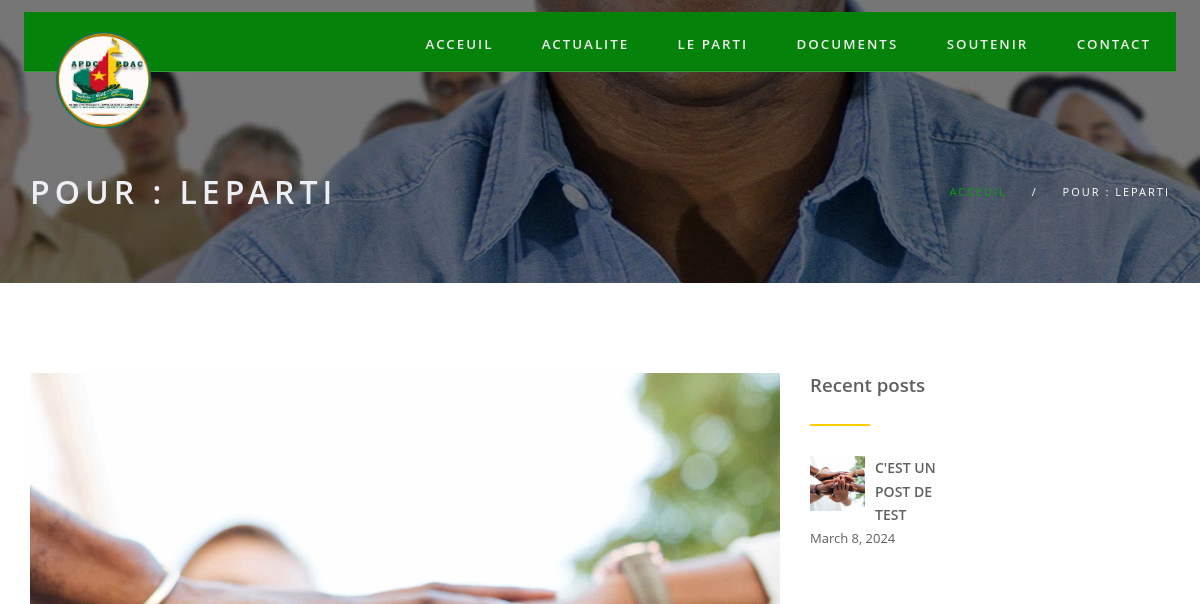
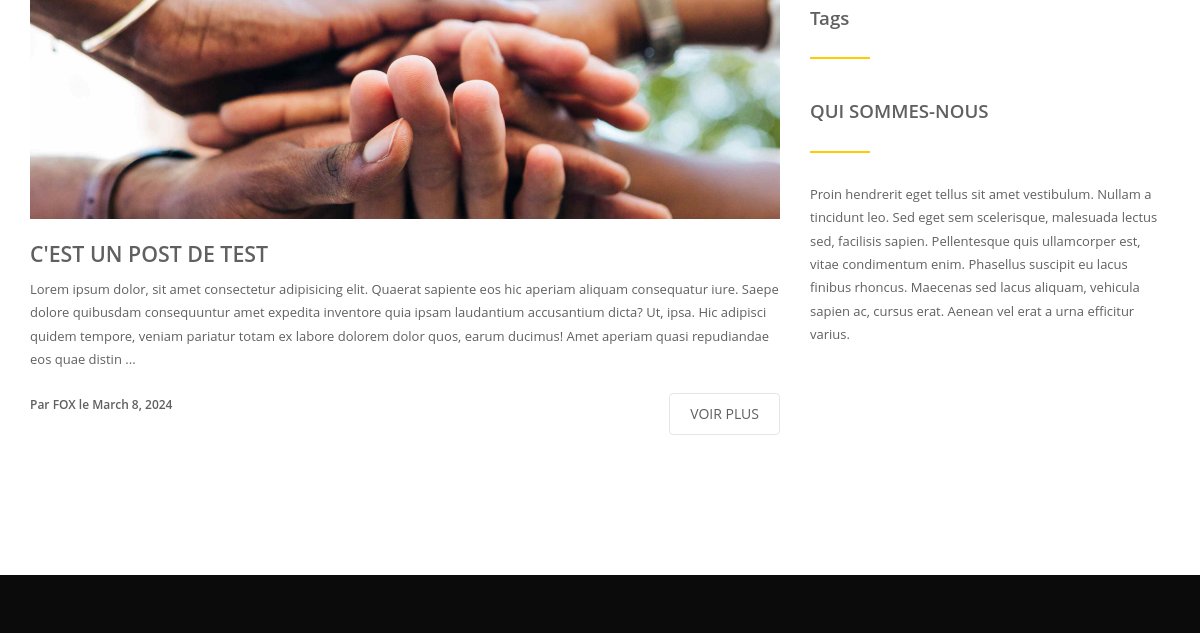
/blog/leparti/, run on an earlier commit of the app's database (2 pictures, top to bottom).
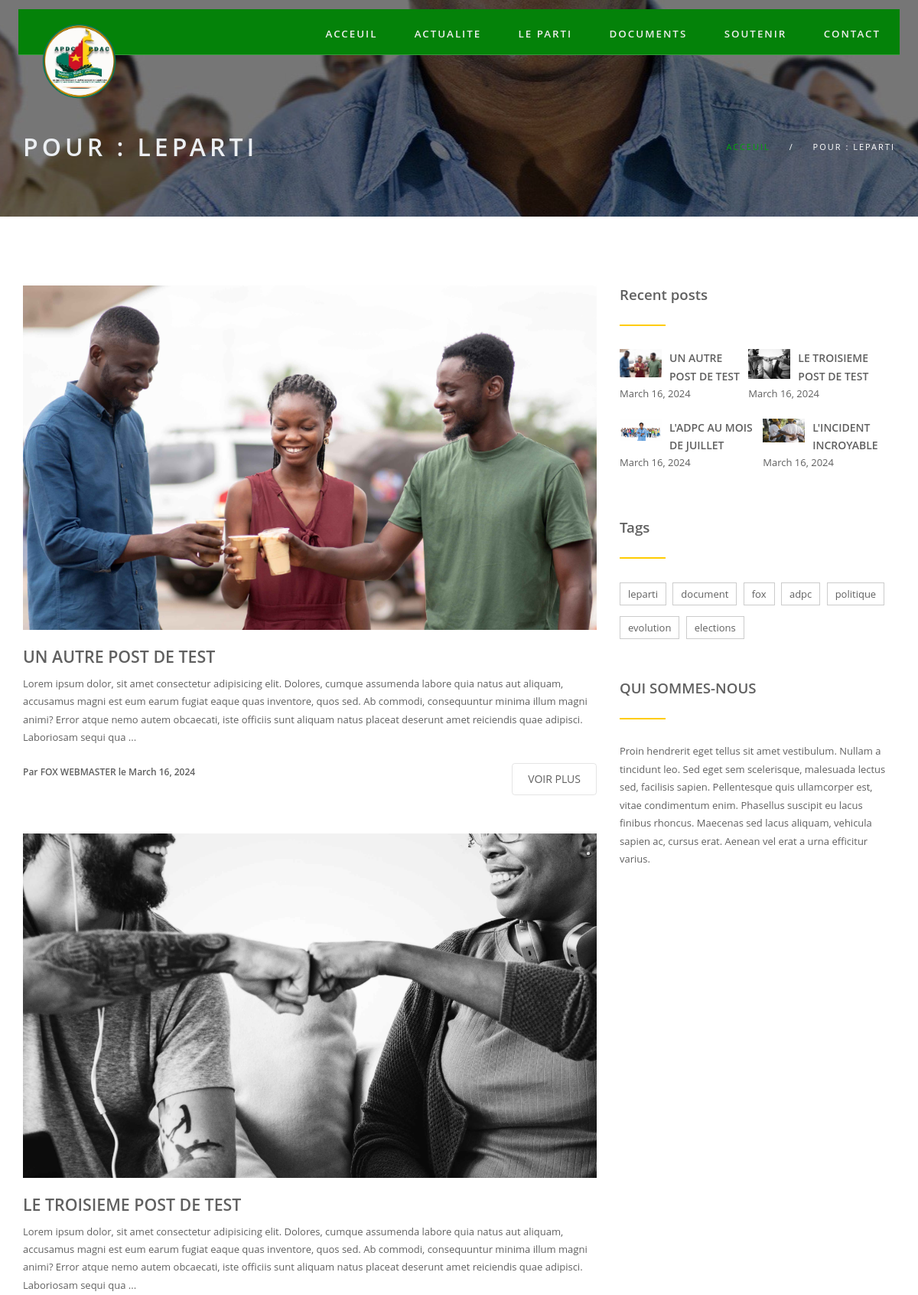
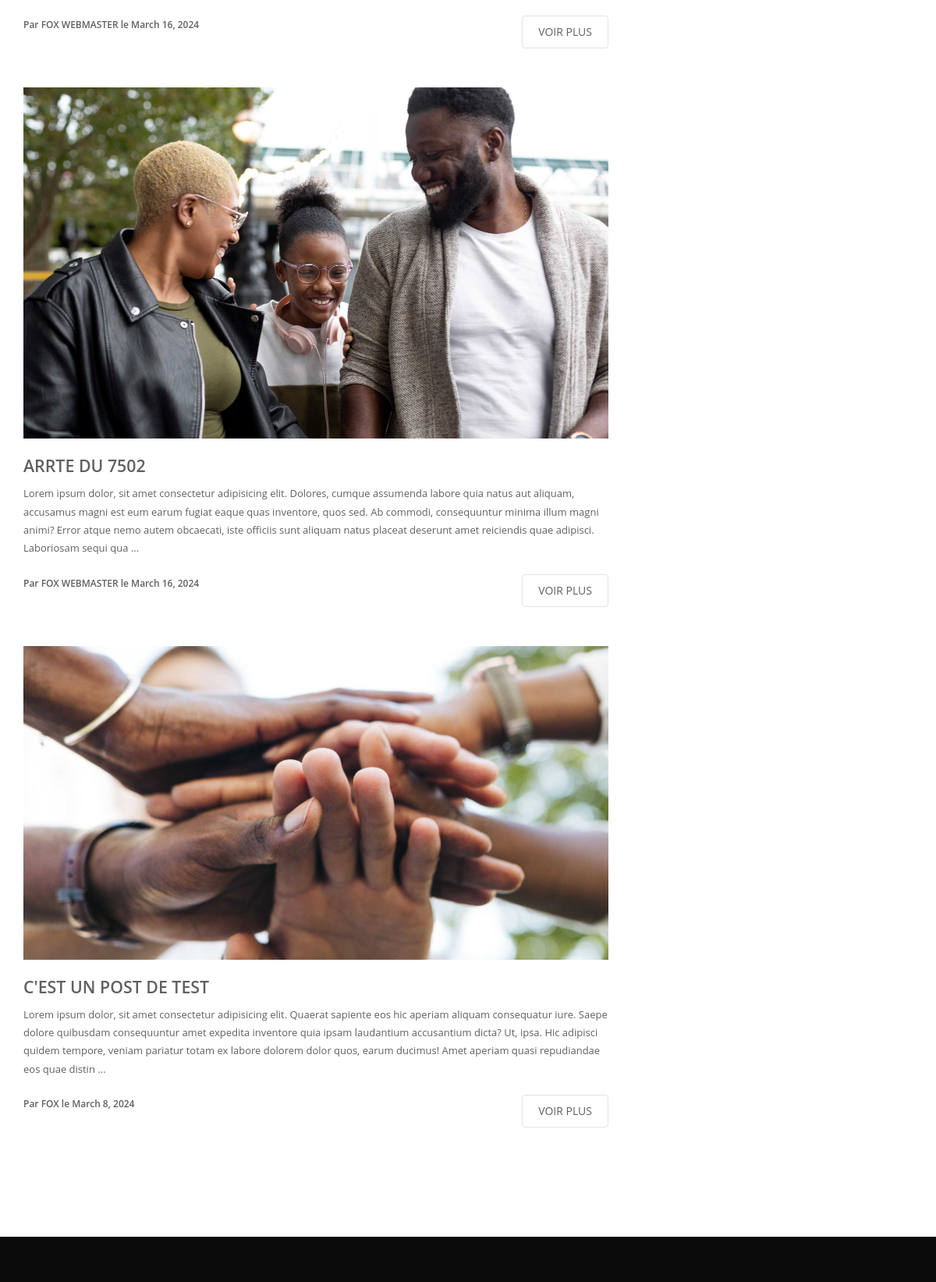
And on a later commit of the database (2 pictures, top to bottom).
### ADPC_APP/models.py (models this page shows, shortened)
class Post(models.Model):
    id=models.IntegerField(primary_key=True,auto_created=True,editable=False)
    date=models.DateField(blank=True,null=True)
    Tag=models.CharField(max_length=500)
    title=models.CharField(max_length=128)
    image=models.ImageField(blank=True,upload_to='imagePost',null=True)
    contenu=models.TextField(blank=True)
    blogPoster=models.CharField(max_length=128,blank=True)
    joinPiece=models.FileField(blank=True,null=True)
    joinLink=models.URLField(blank=True,null=True)

class Tag(models.Model):
    slug = models.SlugField()
    name = models.CharField(max_length=128)

### ADPC_APP/views.py (the view)
# urls.py: path('blog/<str:tag>/', blogTag,name='blogTag'),
def blogTag(request,tag):
    infos=get_object_or_404(Informations,id=1)
    documents=Post.objects.filter(Tag__contains="document")
    documentsParti=Post.objects.filter(Tag__contains="leparti")
    tags=Tag.objects.all()
    post=Post.objects.filter(Tag__contains=tag).order_by('-date')
    recentPost=Post.objects.order_by('-date')[:4]
    return render(request,'ADPC_APP/blog.html',context={"posts":post,"recentposts":recentPost,"tag":tag,"tags":tags,"documents":documents,"documentsParti":documentsParti,"infos":infos})

### ADPC_APP/templates/ADPC_APP/blog.html
{% extends 'base.html' %}
{% block content %}
{% load static %}
<section id="subheader">
   <div class="container">
      <div class="row">
         <div class="col-md-12">
            {% if tag %}
            <h1>POUR : {{tag}}</h1>
            {% else %}
            <h1>ACTUALITE</h1>
            {% endif %}
            <ul class="subdetail">
               <li><a href="{% url 'index' %}">ACCEUIL</a></li>
               <li class="sep">/</li>
               {% if tag %}
               <li>POUR : {{tag}}</li>
               {% else %}
               <li>ACTUALITE</li>
               {% endif %}
            </ul>
         </div>
      </div>
   </div>
</section>
<section id="content" aria-label="section-blogg">
   <div class="container">
      <div class="row">
         <div class="col-md-8">
            <div class="onStep" data-animation="fadeInUp" data-time="300">
               {% for post in posts %}
               <article>
                  <div class="post-image">
                     {% if post.image %}
                     <div class="imageBlog"><img class="img-responsive" src="{{post.image.url}}" alt="blog-img" /></div>
                        <div class="post-heading">
                     {% endif %}
                     <h3><a href="#" style="text-transform: uppercase;">{{post.title}}</a></h3>
                  </div>
            </div>
            <p>
               {{ post.contenu|slice:":370" }} ...
            </p>
            <div class="bottom-article">
               <ul class="meta-post">
                  <li><a href="#">Par {{post.blogPoster}} le {{post.date}}</a>
                  </li>
               </ul>
               <a href="{% url 'post' post.id %}" class="btn pull-right">VOIR PLUS</a>
            </div>
            </article>
            {% endfor %}
         </div>
      </div>
      <div class="col-md-4">
         <aside class="onStep" data-animation="fadeInUp" data-time="600">
            <div class="widget">
               <h5>Recent posts</h5>
               <div class="space-single devider-widget"></div>
               <div class="recent">
                  {% for post in recentposts %}
                  <div>
                     {% if post.image %}
                     <a href="{% url 'post' post.id %}"><img class="imageBlog65" src="{{post.image.url}}" class="pull-left" alt="#" /></a>
                     {% endif %}
                     <h6><a href="{% url 'post' post.id %}" style="text-transform: uppercase;">{{post.title}}</a></h6>
                     <p>{{ post.date }}</p>
                  </div>
                  {% endfor %}
               </div>
            </div>
            <div class="widget">
               <h5>Tags</h5>
               <div class="space-single devider-widget"></div>
               <div class="tags">
                  {% for tag in tags %}
                  <div><a href="{% url 'blogTag' tag.slug %}">{{tag.name}}</a>
                  </div>
                  {% endfor %}
               </div>
            </div>
            <div class="widget">
               <h5>QUI SOMMES-NOUS</h5>
               <div class="space-single devider-widget"></div>
               <p>Proin hendrerit eget tellus sit amet vestibulum. Nullam a tincidunt leo. Sed eget sem scelerisque,
                  malesuada lectus sed, facilisis sapien. Pellentesque quis ullamcorper est, vitae condimentum enim.
                  Phasellus suscipit eu lacus finibus rhoncus. Maecenas sed lacus aliquam, vehicula sapien ac, cursus
                  erat. Aenean vel erat a urna efficitur varius.</p>
            </div>
         </aside>
      </div>
   </div>
   </div>
</section>
{% endblock %}

### templates/base.html (shortened to what this page needs)
<!DOCTYPE html>
<html lang="zxx">
<head>
  {% load static %}
  <link rel="stylesheet" href="{% static 'style-slider.css' %}">
  <link href="{% static 'css/bootstrap.min.css' %}" rel="stylesheet">
  <link href="{% static 'font-awesome/css/font-awesome.css' %}" rel="stylesheet">
  <link href="{% static 'css/owl.transitions.css' %}" rel="stylesheet">
  <link href="{% static 'css/animated-black.css' %}" rel="stylesheet">
  <link href="{% static 'css/black-style.css' %}" rel="stylesheet">
  <link href="{% static 'css/queries-black.css' %}" media="all" rel="stylesheet" type="text/css">
  <link href='https://unpkg.com/boxicons@2.1.4/css/boxicons.min.css' rel='stylesheet'>
</head>
<body>
  <div class="content-wrapper">
    <div class="navbar navbar-default navbar-fixed-top onStep" data-animation="fadeInDown" data-time="0">
      <div class="container">
        <a class="navbar-brand" href="{% url 'index'%}" id="LOGOBAR"><img alt="" width="100" height="100" class="visible"
            src="{% static 'img/favicon.png' %}"></a>
        <div class="menu-init" id="main-menu">
          <nav>
            <ul>
              <li><a href="{% url 'index' %}">ACCEUIL</a></li>
              <li><a href="{% url 'blog' %}">ACTUALITE</a></li>
              <li><a href="#">LE PARTI</a>
              </li>
              <li><a href="#">DOCUMENTS</a>
              </li>
              <li><a href="#">SOUTENIR</a>
              </li>
              <li><a href="{% url 'index' %}#contactus">CONTACT</a></li>
            </ul>
          </nav>
        </div>
      </div>
    </div>
    {% block content %}
    {% endblock %}
    <section class="footer" aria-label="footer">
        <div class="container">
          <div class="row">
            <div class="col-md-6 col-xs-12">
            </div>
            <div class="col-md-6">
              <div class="right">
              </div>
            </div>
          </div>
        </div>
      </section>
    </div>
  </body>
  </html>

What changed in the data, as far as the page shows it:
no longer on one of the page's lists (row edited): Post: title "C'EST UN POST DE TEST", date "March 8, 2024"
added Post: image (picture), title "UN AUTRE POST DE TEST", contenu "Lorem ipsum dolor, sit amet consectetur adipisicing elit. Dolores, cumque assumenda labore quia natus aut aliquam, accusamus magni est eum earum fugiat eaque quas inventore, quos sed. Ab commodi, consequuntur minima illum magni animi? Error atque nemo autem obcaecati, iste officiis sunt aliquam natus placeat deserunt amet reiciendis quae adipisci. Laboriosam sequi qua", blogPoster "FOX WEBMASTER", date "March 16, 2024"
added Post: image (picture), title "LE TROISIEME POST DE TEST", contenu "Lorem ipsum dolor, sit amet consectetur adipisicing elit. Dolores, cumque assumenda labore quia natus aut aliquam, accusamus magni est eum earum fugiat eaque quas inventore, quos sed. Ab commodi, consequuntur minima illum magni animi? Error atque nemo autem obcaecati, iste officiis sunt aliquam natus placeat deserunt amet reiciendis quae adipisci. Laboriosam sequi qua", blogPoster "FOX WEBMASTER", date "March 16, 2024"
added Post: image (picture), title "ARRTE DU 7502", contenu "Lorem ipsum dolor, sit amet consectetur adipisicing elit. Dolores, cumque assumenda labore quia natus aut aliquam, accusamus magni est eum earum fugiat eaque quas inventore, quos sed. Ab commodi, consequuntur minima illum magni animi? Error atque nemo autem obcaecati, iste officiis sunt aliquam natus placeat deserunt amet reiciendis quae adipisci. Laboriosam sequi qua", blogPoster "FOX WEBMASTER", date "March 16, 2024", shown under "POUR : LEPARTI"
changed Post "C'EST UN POST DE TEST": image: a different picture
added Post: image (picture), title "L'ADPC AU MOIS DE JUILLET", date "March 16, 2024", shown under "Recent posts"
added Post: image (picture), title "L'INCIDENT INCROYABLE", date "March 16, 2024", shown under "Recent posts"
added Tag: name "leparti"
added Tag: name "document"
added Tag: name "fox"
added Tag: name "adpc"
added Tag: name "politique"
added Tag: name "evolution"
added Tag: name "elections"
